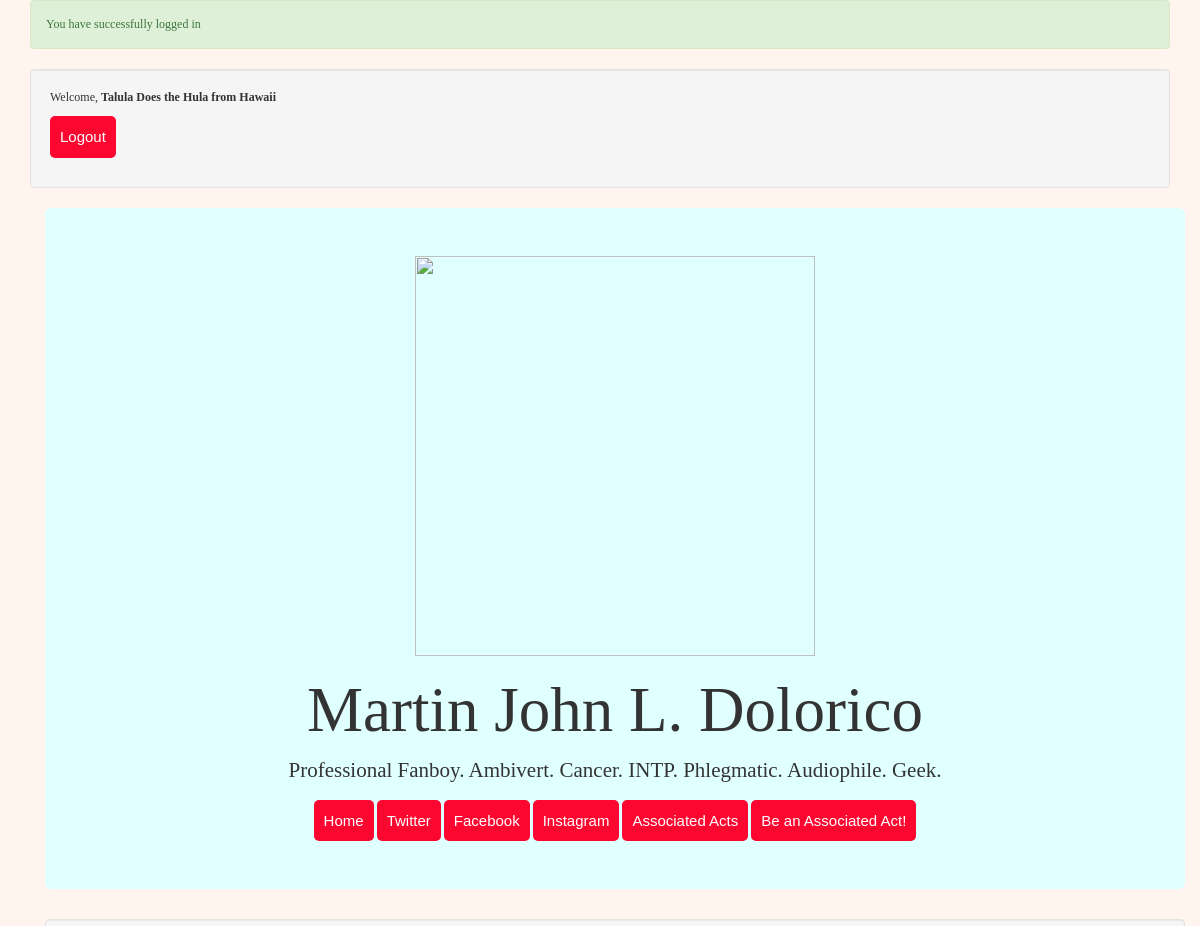
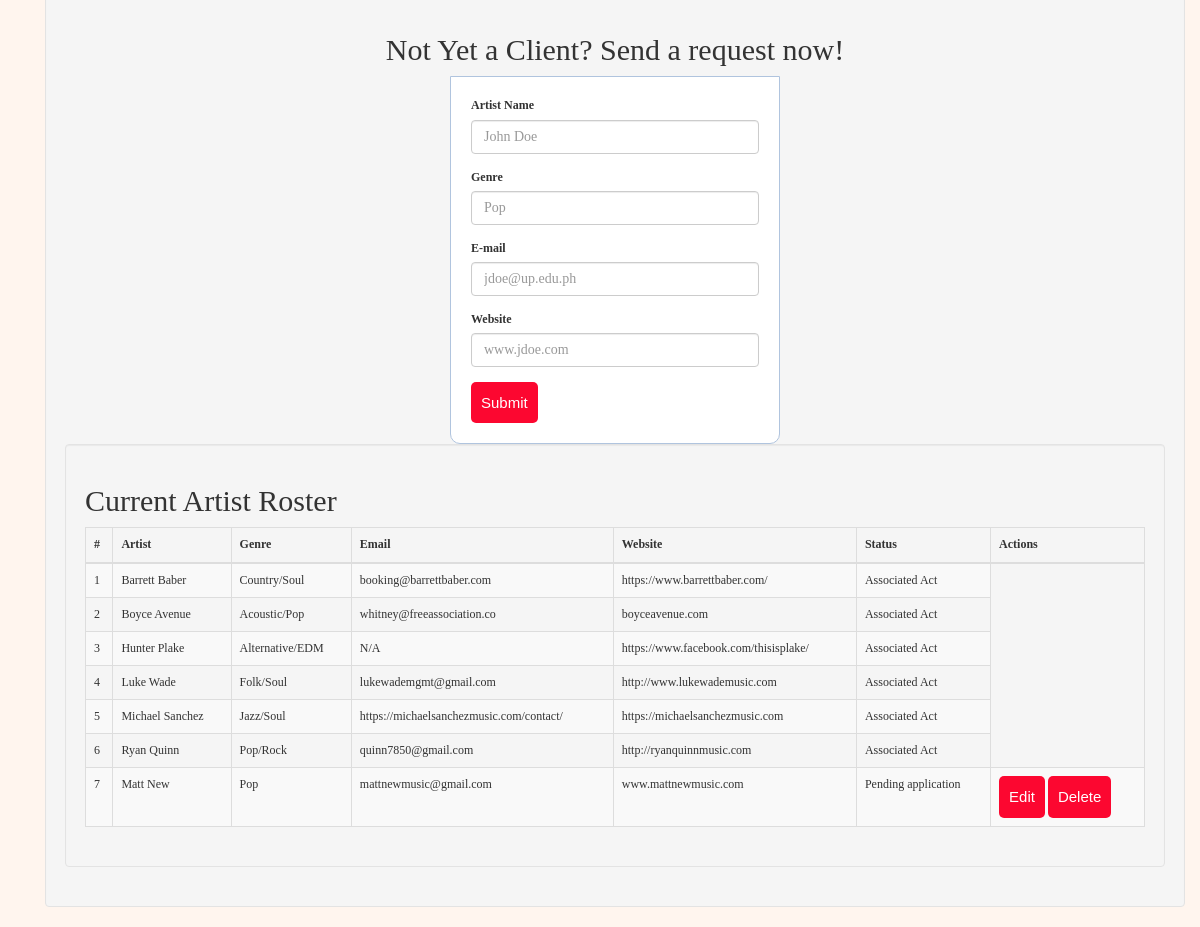
Page /associatedacts.php (signed in) on the committed database (2 pictures, top to bottom).
### tables this page shows
CREATE TABLE `associatedacts` (
  `id` int(11) NOT NULL,
  `artist` varchar(255) NOT NULL,
  `genre` varchar(30) NOT NULL,
  `email` varchar(255) NOT NULL,
  `website` varchar(255) NOT NULL,
  `status` varchar(25) NOT NULL
);

### database.php (called while the page is built, shortened)
<?php
	$artist = "";
	$genre = "";
	$email = "";
	$website = "";
	$edit_state = false;
	$con = mysqli_connect("localhost", "root", "", "lis161_crud");
	if (isset($_GET['del'])) {
		$id = $_GET['del'];
		$query = "DELETE FROM associatedacts WHERE id=$id";
		mysqli_query($con,$query);
		$_SESSION['message'] = "Associated Act record deleted";
		header("location: associatedacts.php");
	} else 	{
	$associatedacts_records = mysqli_query($con,"SELECT * FROM associatedacts");
	}
 ?>

### associatedacts.php (the view, shortened to what this page needs)
<?php
require_once 'database.php';
?>
<!DOCTYPE html>
<html lang="en">
<head>
  <link rel="stylesheet" href="https://maxcdn.bootstrapcdn.com/bootstrap/3.3.7/css/bootstrap.min.css">
  <link rel="stylesheet" type="text/css" href="css/custom.css">
</head>
<body>
<div class="container">
  <?php if (isset($_SESSION['success'])) { ?>
    <div class="alert alert-success">
      <?php
      echo $_SESSION['success'];
      ?>
   </div>
  <?php } ?>
<div class="well">
  <?php if (isset($_SESSION['username'])) { ?>
    <p>Welcome, <strong><?php echo $_SESSION['username']; ?></strong></p>
    <p><a href="server.php?logout=1" class="btn btn-warning">Logout</a></p>
  <?php } ?>
</div>
<div class="container">
  <div class="jumbotron">
    <img src="https://pbs.twimg.com/profile_images/911078568284717056/IFy3XaRq_400x400.jpg" class="img-fluid" width="400px" height="400px">
    <h1>Martin John L. Dolorico</h1>
    <p>Professional Fanboy. Ambivert. Cancer. INTP. Phlegmatic. Audiophile. Geek.</p>
    <a class="btn btn-primary" href="index.php" role="button">Home</a>
    <a class="btn btn-primary" href="https://twitter.com/mjdolorico?lang=en" role="button">Twitter</a>
    <a class="btn btn-primary" href="https://www.facebook.com/mj.dolorico" role="button">Facebook</a>
    <a class="btn btn-primary" href="https://www.instagram.com/mjdolorico/" role="button">Instagram</a>
    <a class="btn btn-primary" href="fanpage.php" role="button">Associated Acts</a>
    <a class="btn btn-primary" href="associatedacts.php" role="button">Be an Associated Act!</a>
  </div>
  <div class="well">
    <h2 class="text-center h_title"><p class="p_title">Not Yet a Client? Send a request now!<p></h2>
      <form method="POST" action="database.php">
        <div class="form-row">
          <div class="form-group">
            <label for="artist">Artist Name</label>
            <input type="text" class="form-control" name="artist" placeholder="John Doe" value="<?php echo $artist; ?>" required>
          </div>
          <div class="form-group">
            <label for="genre">Genre</label>
            <input type="text" class="form-control" name="genre" placeholder="Pop" value="<?php echo $genre; ?>" required>
          </div>
        </div>
        <div class="form-row">
          <div class="form-group">
            <label for="email">E-mail</label>
            <input type="text" class="form-control" name="email" placeholder="jdoe@up.edu.ph" value="<?php echo $email; ?>" required>
          </div>
          <div class="form-row">
          <div class="form-group">
            <label for="website">Website</label>
            <input type="text" class="form-control" name="website" placeholder="www.jdoe.com" value="<?php echo $website; ?>" required>
          </div>
        </div>
        <?php if($edit_state) { ?>
          <button type="submit" class="btn btn-primary" name="update">Update</button><a class="btn btn-warning" href="associatedacts.php">Cancel</a>
        <?php } else { ?>
          <button type="submit" class="btn btn-primary" name="submit">Submit</button>
        <?php } ?>
      </form>
  </div>
  <div class="well">
    <p><h2>Current Artist Roster</h2></p>
    <table class="table table-striped table-bordered">
      <thead class="thead-dark">
        <tr>
          <th scope="col">#</th>
          <th scope="col">Artist</th>
          <th scope="col">Genre</th>
          <th scope="col">Email</th>
          <th scope="col">Website</th>
          <th scope="col">Status</th>
          <th scope="col">Actions</th>
        </tr>
      </thead>
      <tbody>
        <?php $i = 0;
         while ($row = mysqli_fetch_array($associatedacts_records)) { ?>
        <tr>
          <td><?php echo ++$i; ?></td>
          <td><?php echo $row['artist']; ?></td>
          <td><?php echo $row['genre']; ?></td>
          <td><?php echo $row['email']; ?></td>
          <td><?php echo $row['website']; ?></td>
          <td><?php echo $row['status']; ?></td>
          <?php if($row['status'] == "Pending application") { ?>
          <td><a class="btn btn-warning" href="associatedacts.php?edit=<?php echo $row['id']; ?>">Edit</a>
              <a class="btn btn-danger" href="associatedacts.php?del=<?php echo $row['id']; ?>">Delete</a></td>
          <?php } ?>
        </tr>
        <?php } ?>
      </tbody>
    </table>
  </div>
</div>
</body>
</html>

### css/custom.css (style rules this page uses)
* { margin: 0px; padding: 0px; }
body { font-size: 120%; font-family: "Century Gothic"; background: #F8F8FF; }
form, .content { width: 30%; margin: 0px auto; padding: 20px; border: 1px solid #B0C4DE; background: white; border-radius: 0px 0px 10px 10px; font-family: "Georgia"; }
.btn { padding: 10px; font-size: 15px; color: white; background: #FC0730; border: none; border-radius: 5px; font-family: "Arial"; }
.jumbotron { text-align: center; background-color: lightcyan; font-family: "Rockwell"; }
html body { background-color: seashell; }

### rows in the picture
associatedacts: artist "Barrett Baber", genre "Country/Soul", email "booking@barrettbaber.com", website "https://www.barrettbaber.com/", status "Associated Act"
associatedacts: artist "Boyce Avenue", genre "Acoustic/Pop", email "whitney@freeassociation.co", website "boyceavenue.com", status "Associated Act"
associatedacts: artist "Hunter Plake", genre "Alternative/EDM", email "N/A", website "https://www.facebook.com/thisisplake/", status "Associated Act"
associatedacts: artist "Luke Wade", genre "Folk/Soul", email "lukewademgmt@gmail.com", website "http://www.lukewademusic.com", status "Associated Act"
associatedacts: artist "Michael Sanchez", genre "Jazz/Soul", email "https://michaelsanchezmusic.com/contact/", website "https://michaelsanchezmusic.com", status "Associated Act"
associatedacts: artist "Ryan Quinn", genre "Pop/Rock", email "quinn7850@gmail.com", website "http://ryanquinnmusic.com", status "Associated Act"
associatedacts: artist "Matt New", genre "Pop", email "mattnewmusic@gmail.com", website "www.mattnewmusic.com", status "Pending application"

### other values in the picture
$_SESSION['success'] "You have successfully logged in"
$_SESSION['username'] "Talula Does the Hula from Hawaii"
